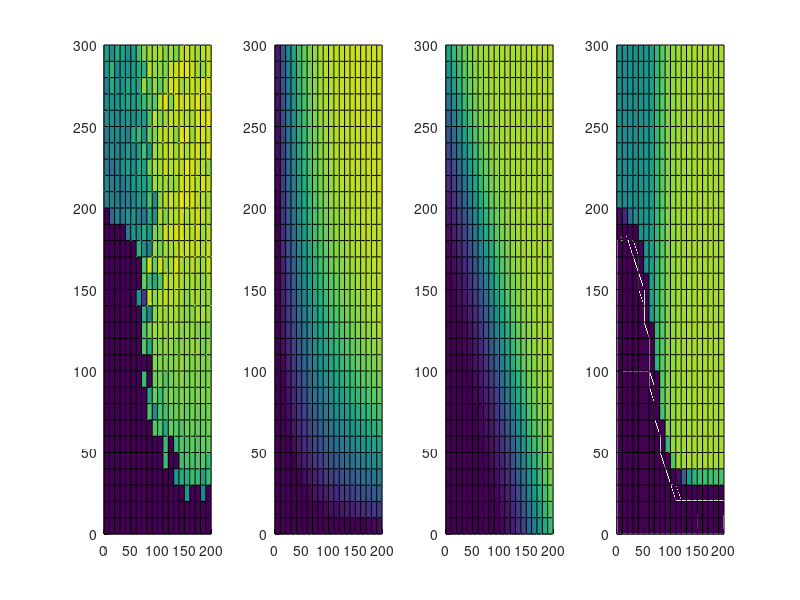

MATLAB code to generate this figure:
close all
clear all

% Load data
f=load('freq_.dat');
s=load('spikes_.dat');
f(s==0)=-1; % set frequency to -1 if there are no spikes
f(s==1)=0; % set frequency to 0 if there is 1 spike



% Set up grid for independent variables
x1 = 0:10:200; % basal input
y1 = 0:10:300; % tuft input
[x,y]=meshgrid(x1,y1);

% plot data to fit
figure
subplot(1,4,1); surf(x,y,f); caxis([0 180]); view([0 90])


% Multiplication model
Ca = 179.1;
Cb = 40.57;
Ta = 10.01;
Tb = 12.32;
a = -214.3;
b = 378.8;
fmult = a+b./(1+exp(-((x+Ta)./Ca.*(y+Tb)./Cb )));
subplot(1,4,2); surf(x,y,fmult); caxis([0 180]); view([0 90])

% Addition Model
Ca = 21.23;
Cb = 34.97;
Ta = 40.41;
Tb = 199.9;
a = -4.208;
b = 161.8;
fadd = a+b./(1+exp(-((x-Ta)./Ca+(y-Tb)./Cb )));
subplot(1,4,3); surf(x,y,fadd); caxis([0 180]); view([0 90])

% Sigmoid Model
a1 = 87.01;
a2 = 68.24;
a3 = 71.71;
a4 = 10.5;
b1 = 28.5;
b2 = 164.7;
b3 = 64.97;
b4 = -12.63;
M = a1 + a2./(1+exp(-(x-a3)./a4));
T = b1 + b2./(1+exp(-(x-b3)./b4));
fsigmoid = M./(1+exp(-(y-T)));
subplot(1,4,4); surf(x,y,fsigmoid); caxis([0 180]); view([0 90])